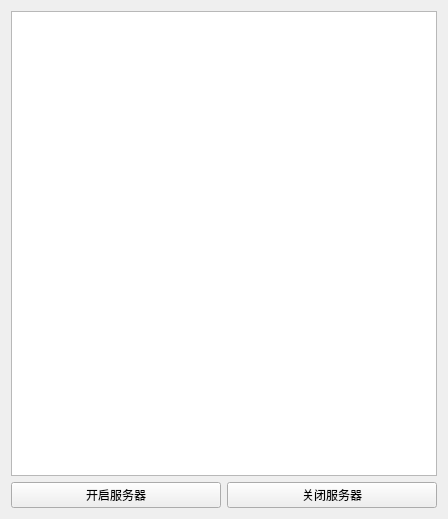
<?xml version="1.0" encoding="UTF-8"?>
<ui version="4.0">
 <class>Server</class>
 <widget class="QWidget" name="Server">
  <property name="geometry">
   <rect>
    <x>0</x>
    <y>0</y>
    <width>448</width>
    <height>519</height>
   </rect>
  </property>
  <property name="windowTitle">
   <string>Form</string>
  </property>
  <layout class="QVBoxLayout" name="verticalLayout">
   <item>
    <widget class="QTextBrowser" name="textBrowser"/>
   </item>
   <item>
    <layout class="QHBoxLayout" name="horizontalLayout">
     <item>
      <widget class="QPushButton" name="OpenButton">
       <property name="text">
        <string>开启服务器</string>
       </property>
      </widget>
     </item>
     <item>
      <widget class="QPushButton" name="CloseButton">
       <property name="text">
        <string>关闭服务器</string>
       </property>
      </widget>
     </item>
    </layout>
   </item>
  </layout>
 </widget>
 <resources/>
 <connections/>
</ui>
